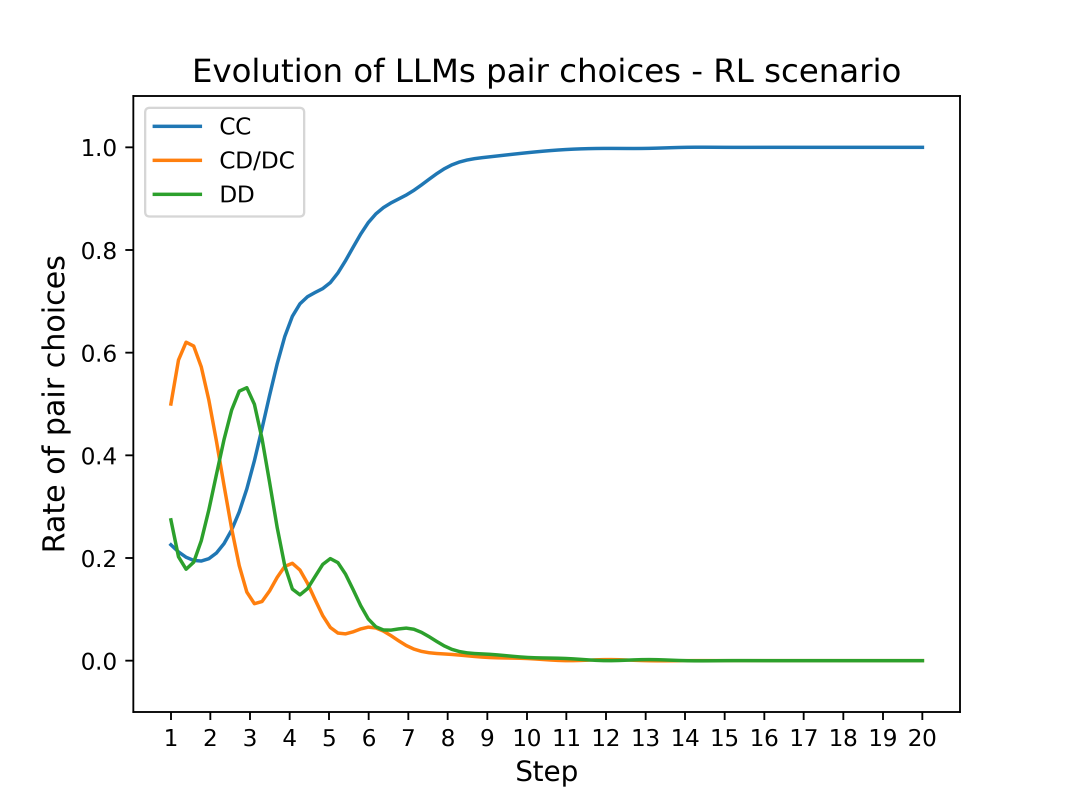
#> input picture SI/create_figures/figs/pair_actions_RL.png, 3200 x 2400 px (shown at 1/3 size); its folder holds 4 pictures in this run
$ jupyter execute --allow-errors visualizer.ipynb
#> lines starting #> are read from the running program, lines starting #| are printed output that depends on the picture
[cell 1]
import matplotlib.pyplot as plt
import numpy as np
import pandas as pd
import os
from scipy.interpolate import interp1d

#> (a cell that did not finish here is left out)

#> (a cell that did not finish here is left out)

#> (a cell that did not finish here is left out)

[cell 5]
all_data = {}
scenarios = ['RL', 'LA+AR', 'LA']
#> (the rest of this cell did not finish here and is left out)

[cell 6]
for name, df in all_data.items():
    print(name)

[cell 7]
def convert_csv_column_to_numpy(column_name):
    column = df[column_name]
    column = column.to_numpy()
    column = [eval(x) for x in column]
    column = np.array(column)
    return column

all_data_dict = {}
for name, df in all_data.items():
    for column in ['C ratio per steps', 'Rewards', 'Pair actions', 'Aggregated C ratio']:
        all_data_dict[f'{name}_{column}'] = convert_csv_column_to_numpy(column)
    # divide all data in Rewards list by Number of connections to get reward per connection
    # and add it to the dictionary
    all_data_dict[f'{name}_reward_per_connection'] = list(map(lambda x, y: x/y, all_data_dict[f'{name}_Rewards'], df['Number of connections']))


all_data_dict.keys()

[cell 8]
# plot network_C_ratio and c_ratio_per_steps_data.mean(axis=0) in the same plot
x = range(1, 21)
#> (the rest of this cell did not finish here and is left out)

[cell 9]
# plotting rewards per connection
x = range(1, 21)
#> (the rest of this cell did not finish here and is left out)

[cell 10]
# plot pair actions for RL
scenarios = ['RL', 'LA+AR', 'LA']
#> (the rest of this cell did not finish here and is left out)

[cell 11]
# merge all four figs in the /figs folder
from PIL import Image
import os

scenarios = ['RL', 'LA', 'LA+NR', 'LA+AR']
images = [Image.open(os.path.join('figs/', f'pair_actions_{scenario}.png')) for scenario in scenarios]
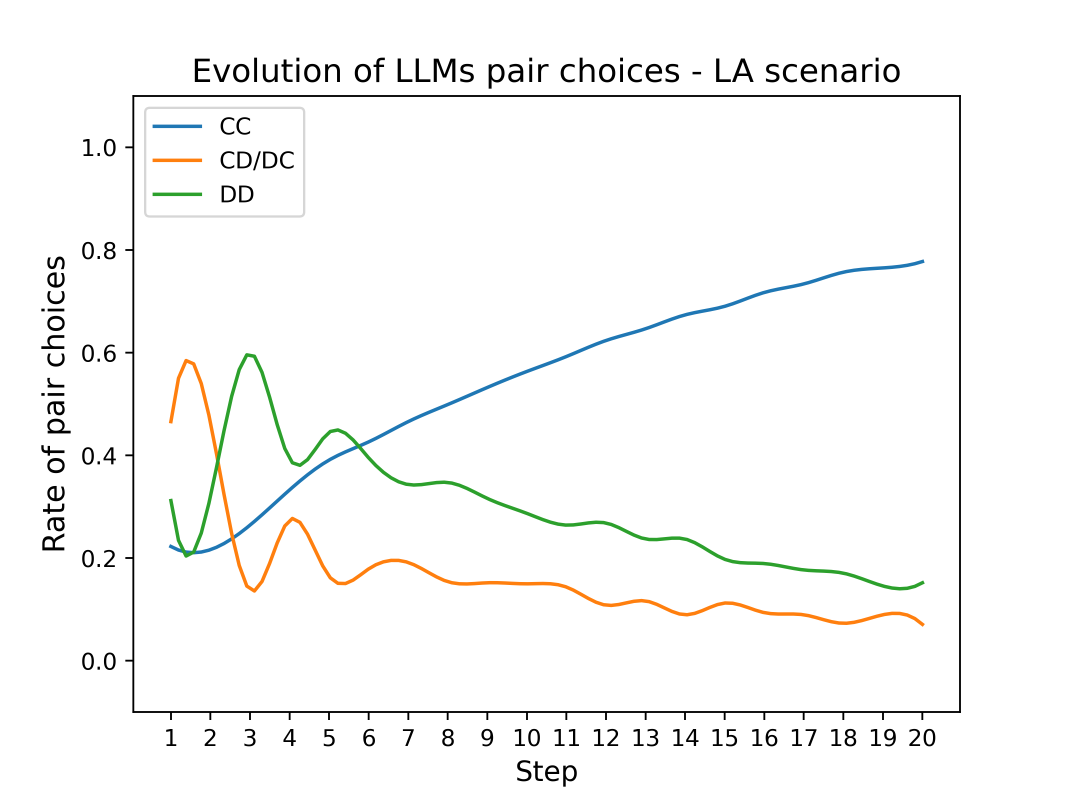
#> input picture SI/create_figures/figs/pair_actions_LA.png, 3200 x 2400 px (shown at 1/3 size)
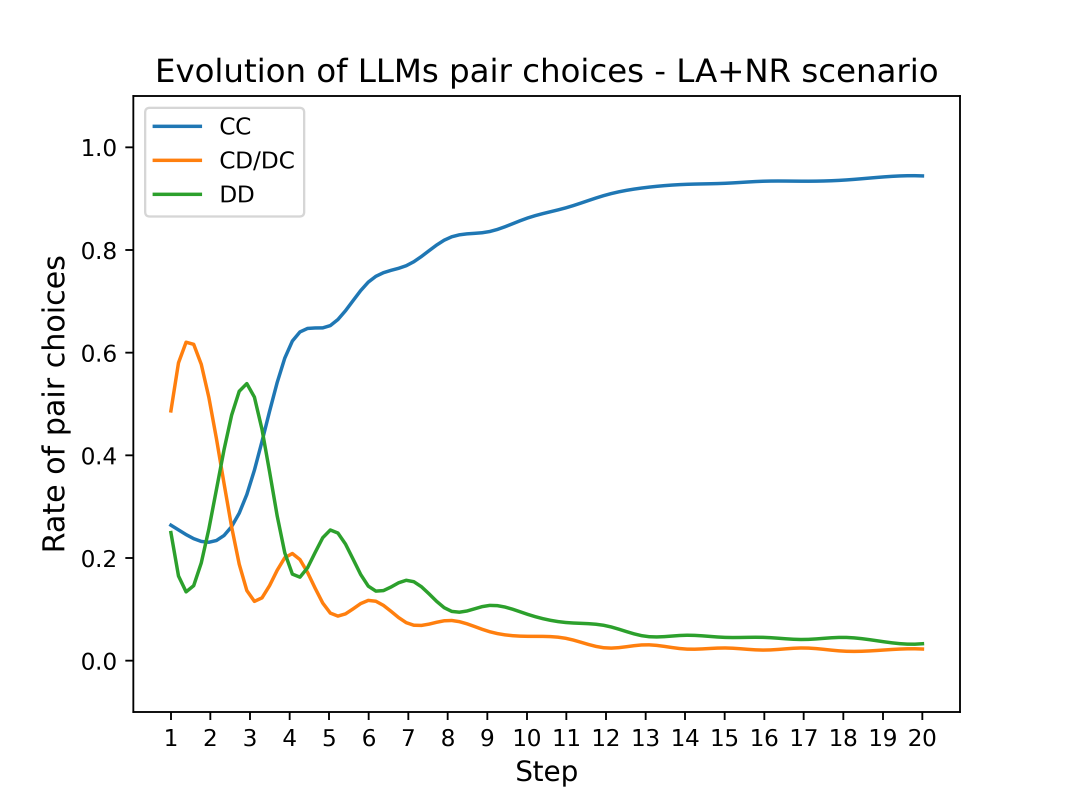
#> input picture SI/create_figures/figs/pair_actions_LA+NR.png, 3200 x 2400 px (shown at 1/3 size)
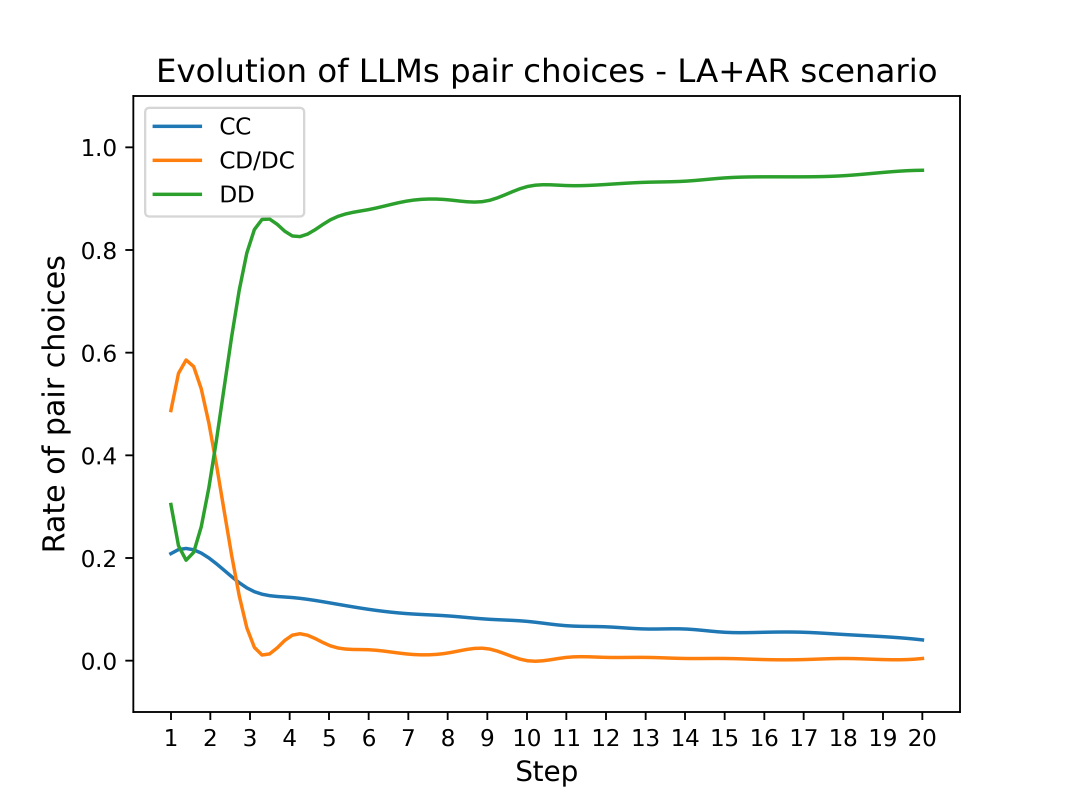
#> input picture SI/create_figures/figs/pair_actions_LA+AR.png, 3200 x 2400 px (shown at 1/3 size)
widths, heights = zip(*(i.size for i in images))
#> widths = (3200, 3200, 3200, 3200); heights = (2400, 2400, 2400, 2400)

# remove the white space around the images
images = [i.crop(i.getbbox()) for i in images]
#> images = 4 items
# remove the space between the images
images = [i.crop((0, 0, i.size[0]-60, i.size[1])) for i in images]
# save the merged image to a file called 'merged.png'
total_width = max(widths) * 2 - 120
#> total_width = 6280
total_height = max(heights) * 2
#> total_height = 4800
new_im = Image.new('RGB', (total_width, total_height))
#> new_im: PIL image 6280x4800 RGB; every value is 0

# top row
new_im.paste(images[0], (0, 0))  # RL
new_im.paste(images[1], (max(widths)-60, 0))  # NR

# bottom row
new_im.paste(images[2], (0, max(heights)))  # LA
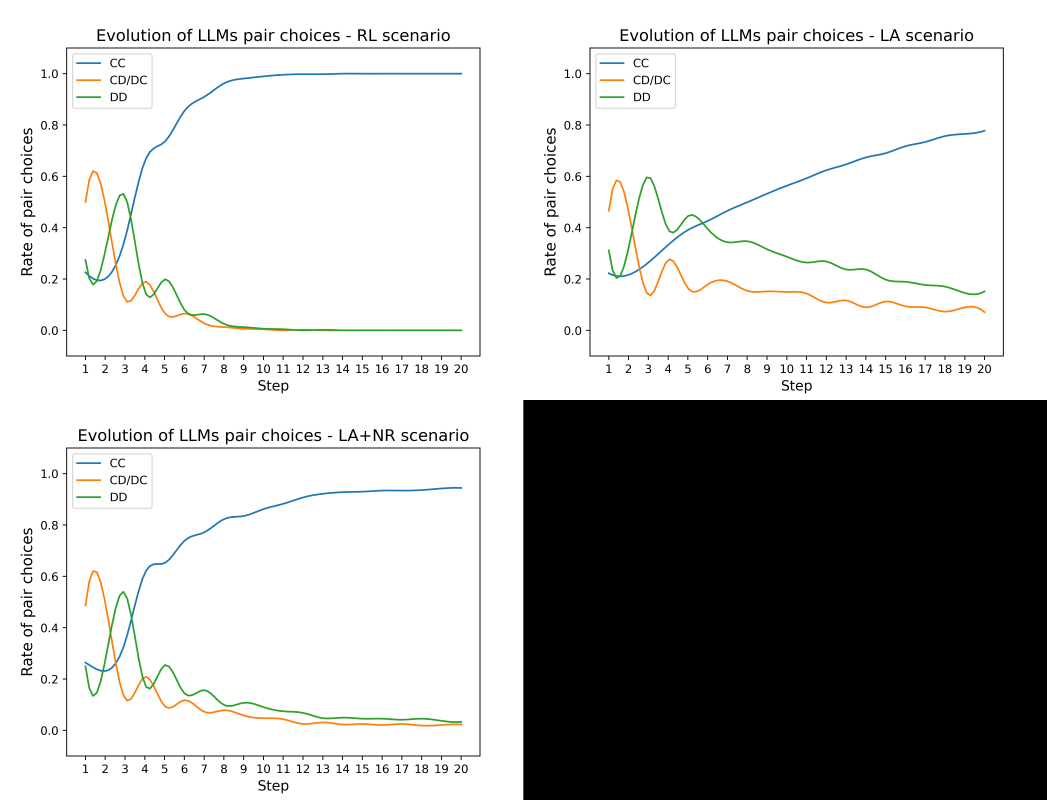
#> new_im: PIL image 6280x4800 RGB (shown at 1/6 size); mean R, G, B 186, 186.3, 185.7
new_im.paste(images[3], (max(widths)-60, max(heights)))  # AR
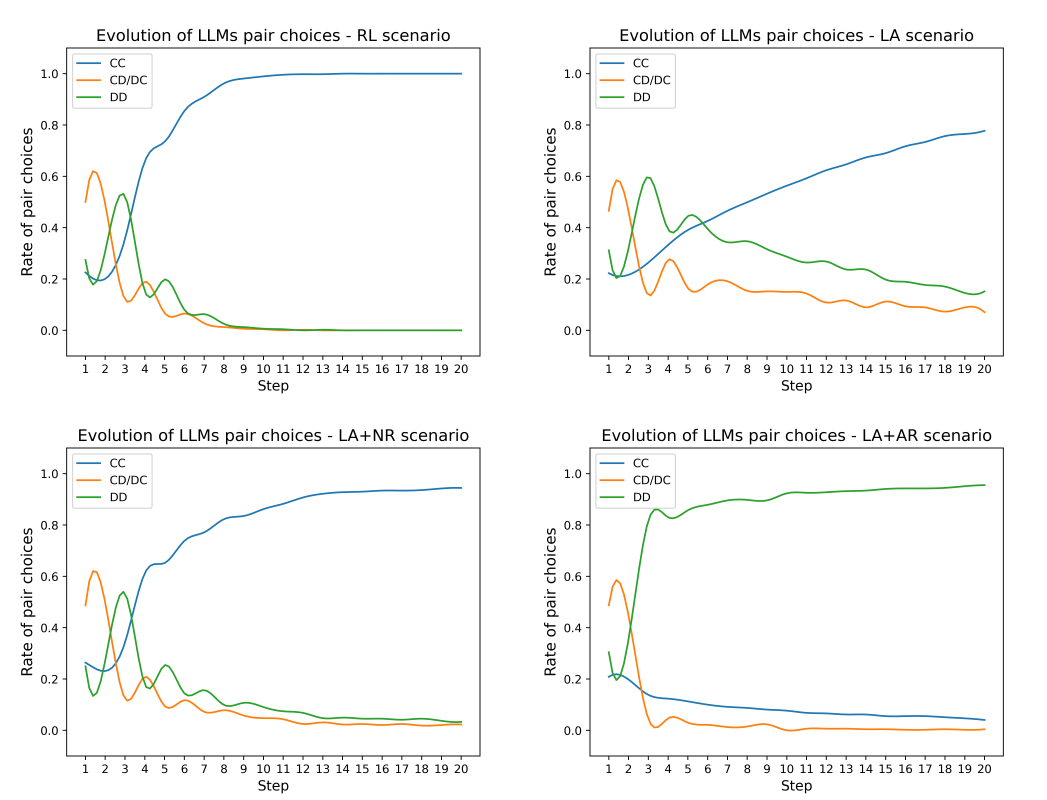
#> new_im: PIL image 6280x4800 RGB (shown at 1/6 size); mean R, G, B 248.1, 248.4, 247.6

new_im.save('figs/merged_pair_actions.png', dpi=(500, 500))
